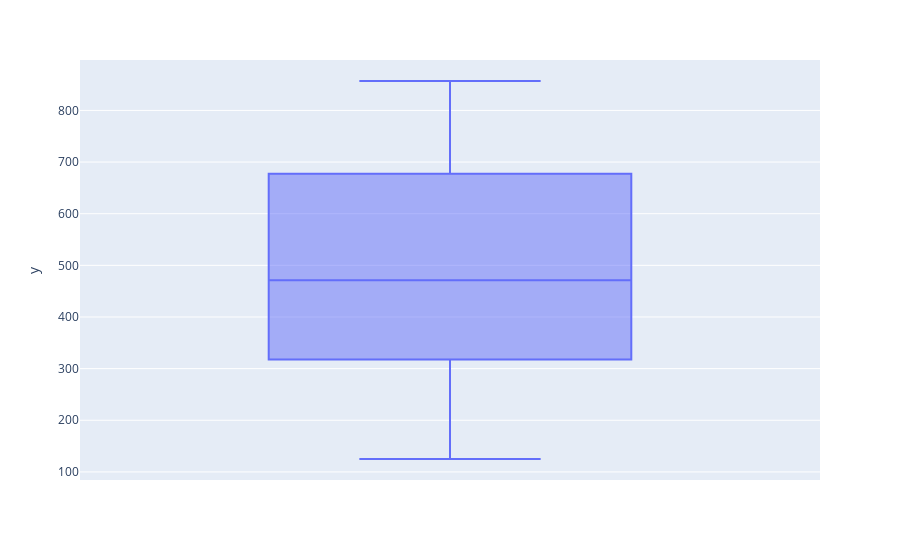

The notebook cell saved with this chart:
### Code cell
px.box(y=vet)

### Figure 1 — Plotly figure (JSON) as saved in the notebook; plotly's stock layout.template omitted (floating-point values rounded to 4 significant figures; data arrays with more than 128 entries replaced by an {"elided": "..."} marker saying what was removed)
{"data": [{"alignmentgroup": "True", "hovertemplate": "y=%{y}<extra></extra>", "legendgroup": "", "marker": {"color": "#636efa"}, "name": "", "notched": false, "offsetgroup": "", "orientation": "v", "showlegend": false, "type": "box", "x0": " ", "xaxis": "x", "y": {"elided": "500 int values"}, "y0": " ", "yaxis": "y"}], "layout": {"boxmode": "group", "legend": {"tracegroupgap": 0}, "margin": {"t": 60}, "xaxis": {"anchor": "y", "domain": [0, 1]}, "yaxis": {"anchor": "x", "domain": [0, 1], "title": {"text": "y"}}}}
